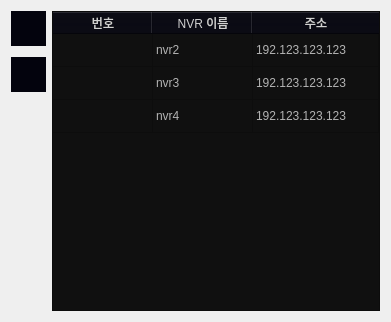
                <widget class="QWidget" name="widget_4" native="true">
                 <layout class="QVBoxLayout" name="verticalLayout_2">
                  <item>
                   <layout class="QHBoxLayout" name="horizontalLayout_3">
                    <item>
                     <layout class="QVBoxLayout" name="verticalLayout_3">
                      <property name="spacing">
                       <number>11</number>
                      </property>
                      <item>
                       <widget class="QPushButton" name="nvr_add_bnt">
                        <property name="minimumSize">
                         <size>
                          <width>35</width>
                          <height>35</height>
                         </size>
                        </property>
                        <property name="maximumSize">
                         <size>
                          <width>35</width>
                          <height>35</height>
                         </size>
                        </property>
                        <property name="font">
                         <font>
                          <family>Sans</family>
                          <pointsize>10</pointsize>
                         </font>
                        </property>
                        <property name="cursor">
                         <cursorShape>PointingHandCursor</cursorShape>
                        </property>
                        <property name="styleSheet">
                         <string notr="true">background-color: rgb(3, 3, 13);
border: 1px solid rgb(3, 3, 13);
color: rgb(255, 255, 255);

</string>
                        </property>
                        <property name="text">
                         <string/>
                        </property>
                        <property name="icon">
                         <iconset resource="../resourece.qrc">
                          <normaloff>:/ui/ui/images/ico_add_circle.svg</normaloff>:/ui/ui/images/ico_add_circle.svg</iconset>
                        </property>
                        <property name="iconSize">
                         <size>
                          <width>31</width>
                          <height>50</height>
                         </size>
                        </property>
                       </widget>
                      </item>
                      <item>
                       <widget class="QPushButton" name="nvr_del_bnt">
                        <property name="minimumSize">
                         <size>
                          <width>35</width>
                          <height>35</height>
                         </size>
                        </property>
                        <property name="maximumSize">
                         <size>
                          <width>35</width>
                          <height>35</height>
                         </size>
                        </property>
                        <property name="font">
                         <font>
                          <family>Sans</family>
                          <pointsize>10</pointsize>
                         </font>
                        </property>
                        <property name="cursor">
                         <cursorShape>PointingHandCursor</cursorShape>
                        </property>
                        <property name="styleSheet">
                         <string notr="true">background-color: rgb(3, 3, 13);
border: 1px solid rgb(3, 3, 13);
color: rgb(255, 255, 255);

</string>
                        </property>
                        <property name="text">
                         <string/>
                        </property>
                        <property name="icon">
                         <iconset resource="../resourece.qrc">
                          <normaloff>:/ui/ui/images/ico_delete.svg</normaloff>:/ui/ui/images/ico_delete.svg</iconset>
                        </property>
                        <property name="iconSize">
                         <size>
                          <width>31</width>
                          <height>50</height>
                         </size>
                        </property>
                       </widget>
                      </item>
                      <item>
                       <spacer name="verticalSpacer">
                        <property name="orientation">
                         <enum>Qt::Orientation::Vertical</enum>
                        </property>
                        <property name="sizeHint" stdset="0">
                         <size>
                          <width>20</width>
                          <height>40</height>
                         </size>
                        </property>
                       </spacer>
                      </item>
                     </layout>
                    </item>
                    <item>
                     <widget class="QTableWidget" name="nvr_list_table">
                      <property name="minimumSize">
                       <size>
                        <width>328</width>
                        <height>300</height>
                       </size>
                      </property>
                      <property name="styleSheet">
                       <string notr="true">
QTableWidget {
    background-color: rgb(16, 16, 16); /* 테이블 전체 배경색 */
    color: rgb(179,179,179);
}

QHeaderView::section {
    color: rgb(209, 209, 209); /* 헤더 텍스트 색상 - 회색 */
	background-color: rgb(7, 7, 16); 

}

QTableWidget::item {
    color: rgb(179,179,179); /* 기본 상태에서의 텍스트 색상 - 흰색 */

}

QTableWidget::item:selected {
    background-color: rgb(32,39,49); /* 선택된 셀의 배경색 */
    color: rgb(255, 255, 255);

}

QScrollBar:vertical {
    border: 1px solid #999999;
    background: #b3b3b3c6;
    width: 8px;
}
QScrollBar::handle:vertical {
background: #2f2f2f; 
min-height: 10px;
width: 8px;

}
</string>
                      </property>
                      <property name="editTriggers">
                       <set>QAbstractItemView::EditTrigger::NoEditTriggers</set>
                      </property>
                      <property name="selectionBehavior">
                       <enum>QAbstractItemView::SelectionBehavior::SelectRows</enum>
                      </property>
                      <property name="showGrid">
                       <bool>true</bool>
                      </property>
                      <attribute name="horizontalHeaderVisible">
                       <bool>true</bool>
                      </attribute>
                      <attribute name="horizontalHeaderCascadingSectionResizes">
                       <bool>true</bool>
                      </attribute>
                      <attribute name="horizontalHeaderMinimumSectionSize">
                       <number>10</number>
                      </attribute>
                      <attribute name="horizontalHeaderDefaultSectionSize">
                       <number>100</number>
                      </attribute>
                      <attribute name="horizontalHeaderHighlightSections">
                       <bool>false</bool>
                      </attribute>
                      <attribute name="horizontalHeaderShowSortIndicator" stdset="0">
                       <bool>false</bool>
                      </attribute>
                      <attribute name="horizontalHeaderStretchLastSection">
                       <bool>true</bool>
                      </attribute>
                      <attribute name="verticalHeaderVisible">
                       <bool>false</bool>
                      </attribute>
                      <attribute name="verticalHeaderCascadingSectionResizes">
                       <bool>false</bool>
                      </attribute>
                      <attribute name="verticalHeaderMinimumSectionSize">
                       <number>21</number>
                      </attribute>
                      <attribute name="verticalHeaderDefaultSectionSize">
                       <number>33</number>
                      </attribute>
                      <attribute name="verticalHeaderShowSortIndicator" stdset="0">
                       <bool>false</bool>
                      </attribute>
                      <row>
                       <property name="text">
                        <string>2</string>
                       </property>
                      </row>
                      <row/>
                      <row/>
                      <column>
                       <property name="text">
                        <string>번호</string>
                       </property>
                      </column>
                      <column>
                       <property name="text">
                        <string>NVR 이름</string>
                       </property>
                      </column>
                      <column>
                       <property name="text">
                        <string>주소</string>
                       </property>
                      </column>
                      <item row="0" column="0">
                       <property name="text">
                        <string/>
                       </property>
                      </item>
                      <item row="0" column="1">
                       <property name="text">
                        <string>nvr2</string>
                       </property>
                      </item>
                      <item row="0" column="2">
                       <property name="text">
                        <string>192.123.123.123</string>
                       </property>
                      </item>
                      <item row="1" column="0">
                       <property name="text">
                        <string/>
                       </property>
                      </item>
                      <item row="1" column="1">
                       <property name="text">
                        <string>nvr3</string>
                       </property>
                      </item>
                      <item row="1" column="2">
                       <property name="text">
                        <string>192.123.123.123</string>
                       </property>
                      </item>
                      <item row="2" column="0">
                       <property name="text">
                        <string/>
                       </property>
                      </item>
                      <item row="2" column="1">
                       <property name="text">
                        <string>nvr4</string>
                       </property>
                      </item>
                      <item row="2" column="2">
                       <property name="text">
                        <string>192.123.123.123</string>
                       </property>
                      </item>
                     </widget>
                    </item>
                   </layout>
                  </item>
                 </layout>
                </widget>
